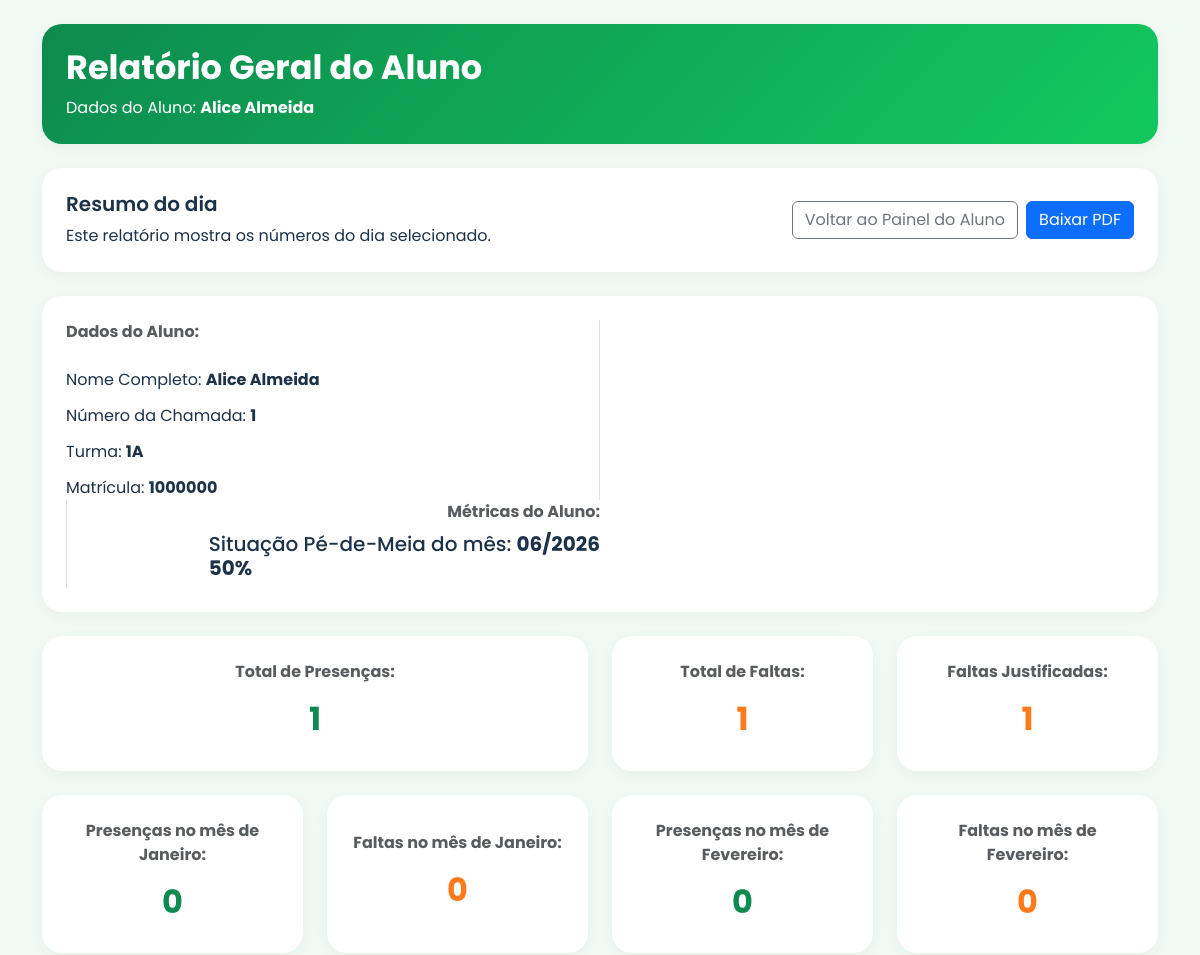
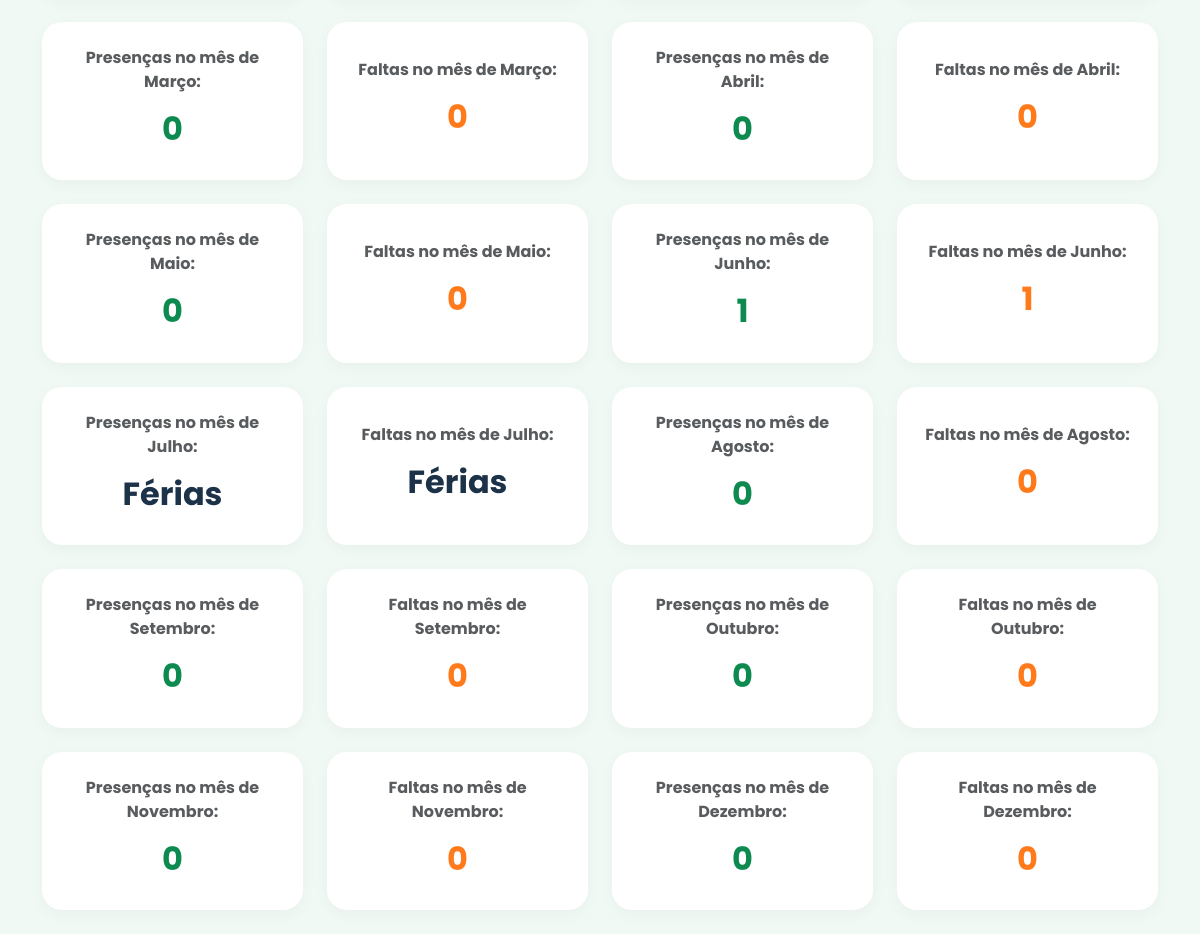
Screenshot of /gerar_relatorio_aluno.php?matricula=1000000 (signed in) with the database file from the repository (2 pictures, top to bottom).
### tables this page shows
CREATE TABLE `aluno` (
  `id_aluno` int(11) NOT NULL,
  `nome_aluno` varchar(200) NOT NULL,
  `numero_aluno` varchar(2) NOT NULL,
  `matricula` varchar(15) NOT NULL,
  `turma_aluno` varchar(2) NOT NULL
);

### dados.php (called while the page is built, shortened)
<?php
function contar_frequencia_no_mes_por_aluno($conexao, $matricula, $mes) {
    $query = "SELECT COUNT(*) AS total FROM frequencia WHERE matricula_aluno_frequencia = '$matricula' AND MONTH(data_frequencia) = '$mes' AND situacao_frequencia = 'P'";
    $result = mysqli_query($conexao, $query);
    if($result){
        $row = mysqli_fetch_assoc($result);
        return $row['total'];
    }
    return 0;
}
function contar_faltas_no_mes_por_aluno($conexao, $matricula, $mes) {
    $query = "SELECT COUNT(*) AS total FROM frequencia WHERE matricula_aluno_frequencia = '$matricula' AND MONTH(data_frequencia) = '$mes' AND situacao_frequencia = 'A'";
    $result = mysqli_query($conexao, $query);
    if($result){
        $row = mysqli_fetch_assoc($result);
        return $row['total'];
    }
    return 0;
}
function contar_frequencia_no_ano_por_aluno($conexao, $matricula, $ano) {
    $query = "SELECT COUNT(*) AS total FROM frequencia WHERE matricula_aluno_frequencia = '$matricula' AND YEAR(data_frequencia) = '$ano' AND situacao_frequencia = 'P'";
    $result = mysqli_query($conexao, $query);
    if($result){
        $row = mysqli_fetch_assoc($result);
        return $row['total'];
    }
    return 0;
}
function contar_faltas_no_ano_por_aluno($conexao, $matricula, $ano) {
    $query = "SELECT COUNT(*) AS total FROM frequencia WHERE matricula_aluno_frequencia = '$matricula' AND YEAR(data_frequencia) = '$ano' AND situacao_frequencia = 'A'";
    $result = mysqli_query($conexao, $query);
    if($result){
        $row = mysqli_fetch_assoc($result);
        return $row['total'];
    }
    return 0;
}
function porcentagem_frequencia($conexao, $matricula, $mes) {
    $total_frequencias = contar_frequencia_no_mes_por_aluno($conexao, $matricula, $mes);
    $total_faltas = contar_faltas_no_mes_por_aluno($conexao, $matricula, $mes);
    $total_dias = $total_frequencias + $total_faltas;
    if ($total_dias > 0) {
        return round(($total_frequencias / $total_dias) * 100);
    }
    return 0;
}
function contar_dias_justificados_por_aluno($conexao, $matricula) {
    $query = "SELECT SUM(dias_cobertos) AS total FROM registro WHERE matricula = '$matricula' AND tipo_registro = 'Atestado'";
    $result = mysqli_query($conexao, $query);
    if($result){
        $row = mysqli_fetch_assoc($result);
        return $row['total'] ?? 0;
    }
    return 0;
}

### gerar_relatorio_aluno.php (the view, shortened to what this page needs)
<?php
include('conexao.php');
include('dados.php');
$matricula = isset($_GET['matricula']) ? $_GET['matricula'] : null;
if ($matricula) {
    $matricula_escaped = mysqli_real_escape_string($conexao, $matricula);
    $query_aluno = "SELECT * FROM aluno WHERE matricula = '$matricula_escaped'";
    $result_aluno = mysqli_query($conexao, $query_aluno);
    if ($result_aluno && mysqli_num_rows($result_aluno) > 0) {
        $aluno = mysqli_fetch_assoc($result_aluno);
    } else {
        die('Aluno não encontrado.');
    }
} else {
    die('Matrícula do aluno não fornecida.');
}
?>
<!DOCTYPE html>
<html lang="pt-br">
<head>
    <link href="css/bootstrap.min.css" rel="stylesheet">
    <link rel="stylesheet" href="style.css">
</head>
<body>
    <div class="container conteudo-painel py-4" id="report-content">
        <div class="row mb-4">
            <div class="col-12">
                <div class="dash-card relatorio-header p-4 text-white">
                    <h1 class="fw-bold">Relatório Geral do Aluno</h1>
                    <p class="mb-0">Dados do Aluno: <strong><?= $aluno['nome_aluno'] ?></strong></p>
                </div>
            </div>
        </div>
        <div class="row mt-4 mb-4">
            <div class="col-12">
                <div class="dash-card p-4">
                    <div class="d-flex flex-column flex-sm-row justify-content-between align-items-start align-items-sm-center gap-3">
                        <div>
                            <h5 class="fw-semibold mb-2">Resumo do dia</h5>
                            <p class="mb-0">Este relatório mostra os números do dia selecionado.</p>
                        </div>
                        <div class="d-flex gap-2 flex-wrap">
                            <a href="painel_aluno.php?matricula=<?= $matricula ?>" class="btn btn-outline-secondary">Voltar ao Painel do Aluno</a>
                            <a href="gerar_relatorio_aluno_pdf.php?&matricula=<?= $matricula ?>" class="btn btn-primary">Baixar PDF</a>
                        </div>
                    </div>
                </div>
            </div>
        </div>
        <div class="row g-4">
            <div class=" col-12 col-md-12 mb-4">
                <div class="dash-card card-bottom p-4">
                <div class="d-flex flex-column align-items-start gap-2 border-end col-12 col-md-6">
                    <span class="text-muted fw-bold text-align-left">Dados do Aluno:</span>
                    <span class="d-block mt-3">Nome Completo: <strong><?= $aluno['nome_aluno'] ?></strong></span>
                    <span class="d-block mt-1">Número da Chamada: <strong><?= $aluno['numero_aluno'] ?></strong></span>
                    <span class="d-block mt-1">Turma: <strong><?= $aluno['turma_aluno'] ?></strong></span>
                    <span class="d-block mt-1">Matrícula: <strong><?= $matricula ?></strong></span>
                </div>
                <div class="d-flex flex-column align-items-end gap-2 border-start col-12 col-md-6">
                    <span class="text-muted fw-bold text-align-left">Métricas do Aluno:</span>
                    <h5>
                        Situação Pé-de-Meia do mês: <strong><?= date('m/Y') ?></strong> <br>
                    <strong><?= porcentagem_frequencia($conexao, $matricula, date('m')) ?>%</strong>
                </h5>
                </div>
            </div>
        </div>
        </div>
        <div class="row g-4">
        <div class="col-12 col-md-6">
                <div class="dash-card card-bottom p-4 text-center">
                    <span class="text-muted fw-bold">Total de Presenças: </span>
                    <h2 class="fw-bold text-green mt-3"><?= contar_frequencia_no_ano_por_aluno($conexao, $matricula, date('Y')) ?></h2>
                </div>
            </div>
            <div class="col-12 col-md-6 col-xl-3">
                <div class="dash-card card-bottom p-4 text-center">
                    <span class="text-muted fw-bold">Total de Faltas: </span>
                    <h2 class="fw-bold text-orange mt-3"><?= contar_faltas_no_ano_por_aluno($conexao, $matricula, date('Y')) ?></h2>
                </div>
            </div>
            <div class="col-12 col-md-6 col-xl-3">
                <div class="dash-card card-bottom p-4 text-center">
                    <span class="text-muted fw-bold">Faltas Justificadas: </span>
                    <h2 class="fw-bold text-orange mt-3"><?= contar_dias_justificados_por_aluno($conexao, $matricula) ?></h2>
                </div>
            </div>
            <div class="col-12 col-md-6 col-xl-3">
                <div class="dash-card card-bottom p-4 text-center">
                    <span class="text-muted fw-bold">Presenças no mês de Janeiro: </span>
                    <h2 class="fw-bold text-green mt-3"><?= contar_frequencia_no_mes_por_aluno($conexao, $matricula, 1) ?></h2>
                </div>
            </div>
            <div class="col-12 col-md-6 col-xl-3">
                <div class="dash-card card-bottom p-4 text-center">
                    <span class="text-muted fw-bold">Faltas no mês de Janeiro: </span>
                    <h2 class="fw-bold text-orange mt-3"><?= contar_faltas_no_mes_por_aluno($conexao, $matricula, 1) ?></h2>
                </div>
            </div>
            <div class="col-12 col-md-6 col-xl-3">
                <div class="dash-card card-bottom p-4 text-center">
                    <span class="text-muted fw-bold">Presenças no mês de Fevereiro: </span>
                    <h2 class="fw-bold text-green mt-3"><?= contar_frequencia_no_mes_por_aluno($conexao, $matricula, 2) ?></h2>
                </div>
            </div>
            <div class="col-12 col-md-6 col-xl-3">
                <div class="dash-card card-bottom p-4 text-center">
                    <span class="text-muted fw-bold">Faltas no mês de Fevereiro: </span>
                    <h2 class="fw-bold text-orange mt-3"><?= contar_faltas_no_mes_por_aluno($conexao, $matricula, 2) ?></h2>
                </div>
            </div>
            <div class="col-12 col-md-6 col-xl-3">
                <div class="dash-card card-bottom p-4 text-center">
                    <span class="text-muted fw-bold">Presenças no mês de Março: </span>
                    <h2 class="fw-bold text-green mt-3"><?= contar_frequencia_no_mes_por_aluno($conexao, $matricula, 3) ?></h2>
                </div>
            </div>
            <div class="col-12 col-md-6 col-xl-3">
                <div class="dash-card card-bottom p-4 text-center">
                    <span class="text-muted fw-bold">Faltas no mês de Março: </span>
                    <h2 class="fw-bold text-orange mt-3"><?= contar_faltas_no_mes_por_aluno($conexao, $matricula, 3) ?></h2>
                </div>
            </div>
            <div class="col-12 col-md-6 col-xl-3">
                <div class="dash-card card-bottom p-4 text-center">
                    <span class="text-muted fw-bold">Presenças no mês de Abril: </span>
                    <h2 class="fw-bold text-green mt-3"><?= contar_frequencia_no_mes_por_aluno($conexao, $matricula, 4) ?></h2>
                </div>
            </div>
            <div class="col-12 col-md-6 col-xl-3">
                <div class="dash-card card-bottom p-4 text-center">
                    <span class="text-muted fw-bold">Faltas no mês de Abril: </span>
                    <h2 class="fw-bold text-orange mt-3"><?= contar_faltas_no_mes_por_aluno($conexao, $matricula, 4) ?></h2>
                </div>
            </div>
            <div class="col-12 col-md-6 col-xl-3">
                <div class="dash-card card-bottom p-4 text-center">
                    <span class="text-muted fw-bold">Presenças no mês de Maio: </span>
                    <h2 class="fw-bold text-green mt-3"><?= contar_frequencia_no_mes_por_aluno($conexao, $matricula, 5) ?></h2>
                </div>
            </div>
            <div class="col-12 col-md-6 col-xl-3">
                <div class="dash-card card-bottom p-4 text-center">
                    <span class="text-muted fw-bold">Faltas no mês de Maio: </span>
                    <h2 class="fw-bold text-orange mt-3"><?= contar_faltas_no_mes_por_aluno($conexao, $matricula, 5) ?></h2>
                </div>
            </div>
            <div class="col-12 col-md-6 col-xl-3">
                <div class="dash-card card-bottom p-4 text-center">
                    <span class="text-muted fw-bold">Presenças no mês de Junho: </span>
                    <h2 class="fw-bold text-green mt-3"><?= contar_frequencia_no_mes_por_aluno($conexao, $matricula, 6) ?></h2>
                </div>
            </div>
            <div class="col-12 col-md-6 col-xl-3">
                <div class="dash-card card-bottom p-4 text-center">
                    <span class="text-muted fw-bold">Faltas no mês de Junho: </span>
                    <h2 class="fw-bold text-orange mt-3"><?= contar_faltas_no_mes_por_aluno($conexao, $matricula, 6) ?></h2>
                </div>
            </div>
            <div class="col-12 col-md-6 col-xl-3">
                <div class="dash-card card-bottom p-4 text-center">
                    <span class="text-muted fw-bold">Presenças no mês de Julho: </span>
                    <h2 class="fw-bold mt-3">Férias</h2>
                </div>
            </div>
            <div class="col-12 col-md-6 col-xl-3">
                <div class="dash-card card-bottom p-4 text-center">
                    <span class="text-muted fw-bold">Faltas no mês de Julho: </span>
                    <h2 class="fw-bold mt-3">Férias</h2>
                </div>
            </div>
            <div class="col-12 col-md-6 col-xl-3">
                <div class="dash-card card-bottom p-4 text-center">
                    <span class="text-muted fw-bold">Presenças no mês de Agosto: </span>
                    <h2 class="fw-bold text-green mt-3"><?= contar_frequencia_no_mes_por_aluno($conexao, $matricula, 8) ?></h2>
                </div>
            </div>
            <div class="col-12 col-md-6 col-xl-3">
                <div class="dash-card card-bottom p-4 text-center">
                    <span class="text-muted fw-bold">Faltas no mês de Agosto: </span>
                    <h2 class="fw-bold text-orange mt-3"><?= contar_faltas_no_mes_por_aluno($conexao, $matricula, 8) ?></h2>
                </div>
            </div>
            <div class="col-12 col-md-6 col-xl-3">
                <div class="dash-card card-bottom p-4 text-center">
                    <span class="text-muted fw-bold">Presenças no mês de Setembro: </span>
                    <h2 class="fw-bold text-green mt-3"><?= contar_frequencia_no_mes_por_aluno($conexao, $matricula, 9) ?></h2>
                </div>
            </div>
            <div class="col-12 col-md-6 col-xl-3">
                <div class="dash-card card-bottom p-4 text-center">
                    <span class="text-muted fw-bold">Faltas no mês de Setembro: </span>
                    <h2 class="fw-bold text-orange mt-3"><?= contar_faltas_no_mes_por_aluno($conexao, $matricula, 9) ?></h2>
                </div>
            </div>
            <div class="col-12 col-md-6 col-xl-3">
                <div class="dash-card card-bottom p-4 text-center">
                    <span class="text-muted fw-bold">Presenças no mês de Outubro: </span>
                    <h2 class="fw-bold text-green mt-3"><?= contar_frequencia_no_mes_por_aluno($conexao, $matricula, 10) ?></h2>
                </div>
            </div>
            <div class="col-12 col-md-6 col-xl-3">
                <div class="dash-card card-bottom p-4 text-center">
                    <span class="text-muted fw-bold">Faltas no mês de Outubro: </span>
                    <h2 class="fw-bold text-orange mt-3"><?= contar_faltas_no_mes_por_aluno($conexao, $matricula, 10) ?></h2>
                </div>
            </div>
            <div class="col-12 col-md-6 col-xl-3">
                <div class="dash-card card-bottom p-4 text-center">
                    <span class="text-muted fw-bold">Presenças no mês de Novembro: </span>
                    <h2 class="fw-bold text-green mt-3"><?= contar_frequencia_no_mes_por_aluno($conexao, $matricula, 11) ?></h2>
                </div>
            </div>
            <div class="col-12 col-md-6 col-xl-3">
                <div class="dash-card card-bottom p-4 text-center">
                    <span class="text-muted fw-bold">Faltas no mês de Novembro: </span>
                    <h2 class="fw-bold text-orange mt-3"><?= contar_faltas_no_mes_por_aluno($conexao, $matricula, 11) ?></h2>
                </div>
            </div>
            <div class="col-12 col-md-6 col-xl-3">
                <div class="dash-card card-bottom p-4 text-center">
                    <span class="text-muted fw-bold">Presenças no mês de Dezembro: </span>
                    <h2 class="fw-bold text-green mt-3"><?= contar_frequencia_no_mes_por_aluno($conexao, $matricula, 12) ?></h2>
                </div>
            </div>
            <div class="col-12 col-md-6 col-xl-3">
                <div class="dash-card card-bottom p-4 text-center">
                    <span class="text-muted fw-bold">Faltas no mês de Dezembro: </span>
                    <h2 class="fw-bold text-orange mt-3"><?= contar_faltas_no_mes_por_aluno($conexao, $matricula, 12) ?></h2>
                </div>
            </div>
        </div>
    </div>
</body>
</html>

### rows the page displays
aluno: nome_aluno "Alice Almeida", numero_aluno "1", turma_aluno "1A"

### other values shown
$matricula "1000000"
contar_dias_justificados_por_aluno($conexao, $matricula) "1"
contar_frequencia_no_mes_por_aluno($conexao, $matricula, 1) "0"
contar_faltas_no_mes_por_aluno($conexao, $matricula, 1) "0"
contar_frequencia_no_mes_por_aluno($conexao, $matricula, 2) "0"
contar_faltas_no_mes_por_aluno($conexao, $matricula, 2) "0"
contar_frequencia_no_mes_por_aluno($conexao, $matricula, 3) "0"
contar_faltas_no_mes_por_aluno($conexao, $matricula, 3) "0"
contar_frequencia_no_mes_por_aluno($conexao, $matricula, 4) "0"
contar_faltas_no_mes_por_aluno($conexao, $matricula, 4) "0"
contar_frequencia_no_mes_por_aluno($conexao, $matricula, 5) "0"
contar_faltas_no_mes_por_aluno($conexao, $matricula, 5) "0"
contar_frequencia_no_mes_por_aluno($conexao, $matricula, 6) "1"
contar_faltas_no_mes_por_aluno($conexao, $matricula, 6) "1"
contar_frequencia_no_mes_por_aluno($conexao, $matricula, 8) "0"
